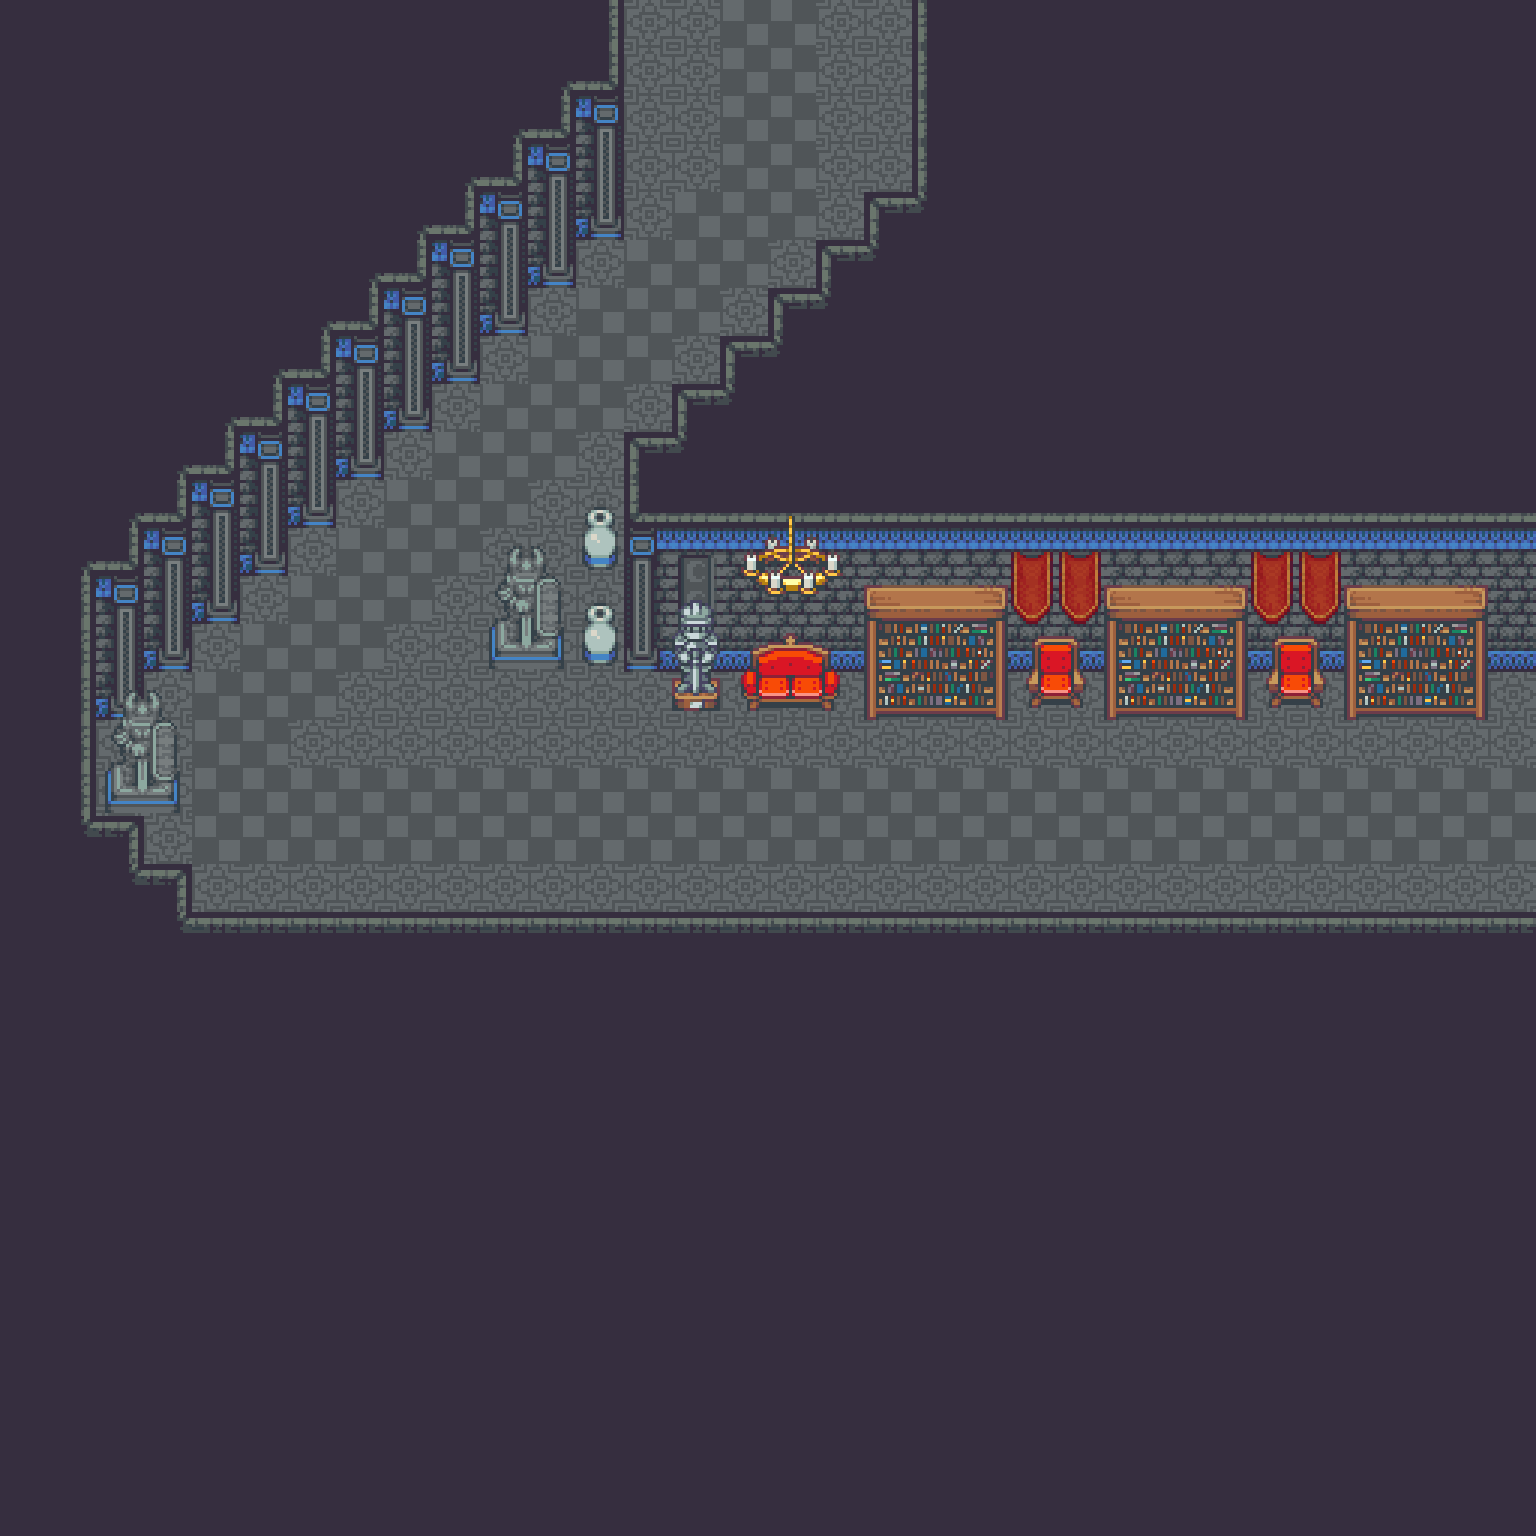

Below is a game level as drawn by its tile map, then a one-line description and the .tmx that defines it (tile-layer data replaced by summaries):
An orthogonal 32x32 tile map with 48x48 px tiles, 3 tile layers (Ground, Furnishing, Ceiling), 4 tilesets and 2 objects.

<map version="1.10" tiledversion="1.10.1" orientation="orthogonal" renderorder="right-down" width="32" height="32" tilewidth="48" tileheight="48" infinite="0" nextlayerid="5" nextobjectid="5">
 <tileset firstgid="1" source="Castle.tsx" />
 <tileset firstgid="1480" source="CastleInterior.tsx" />
 <tileset firstgid="3160" source="CastleObjects.tsx" />
 <tileset firstgid="3416" source="CastleObjects2.tsx" />
 <layer id="2" name="Ground" width="32" height="32">
  <data>[1024 cells, 1024 non-empty, 2 distinct tile ids]</data>
 </layer>
 <layer id="1" name="Furnishing" width="32" height="32">
  <data>[1024 cells, 819 non-empty, 40 distinct tile ids]</data>
 </layer>
 <layer id="4" name="Ceiling" width="32" height="32">
  <data>[1024 cells, 44 non-empty, 26 distinct tile ids]</data>
 </layer>
 <objectgroup id="3" name="Props">
  <object id="3" gid="235" x="144" y="864" width="48" height="48">
   <properties>
    <property name="I" value="[ChestSpawn]" />
   </properties>
  </object>
  <object id="4" gid="235" x="288" y="768" width="48" height="48">
   <properties>
    <property name="S" value="" />
   </properties>
  </object>
 </objectgroup>
</map>
